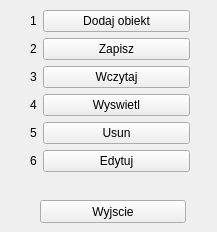
<?xml version="1.0" encoding="UTF-8"?>
<ui version="4.0">
 <class>tablet3Class</class>
 <widget class="QWidget" name="tablet3Class">
  <property name="geometry">
   <rect>
    <x>0</x>
    <y>0</y>
    <width>217</width>
    <height>232</height>
   </rect>
  </property>
  <property name="windowTitle">
   <string>Form</string>
  </property>
  <widget class="QWidget" name="formLayoutWidget">
   <property name="geometry">
    <rect>
     <x>30</x>
     <y>10</y>
     <width>160</width>
     <height>171</height>
    </rect>
   </property>
   <layout class="QFormLayout" name="formLayout">
    <item row="0" column="1">
     <widget class="QPushButton" name="opcja1">
      <property name="text">
       <string>Dodaj obiekt</string>
      </property>
     </widget>
    </item>
    <item row="1" column="1">
     <widget class="QPushButton" name="opcja2">
      <property name="text">
       <string>Zapisz</string>
      </property>
     </widget>
    </item>
    <item row="2" column="1">
     <widget class="QPushButton" name="opcja3">
      <property name="text">
       <string>Wczytaj</string>
      </property>
     </widget>
    </item>
    <item row="3" column="1">
     <widget class="QPushButton" name="opcja4">
      <property name="text">
       <string>Wyswietl</string>
      </property>
     </widget>
    </item>
    <item row="4" column="1">
     <widget class="QPushButton" name="opcja5">
      <property name="text">
       <string>Usun</string>
      </property>
     </widget>
    </item>
    <item row="5" column="1">
     <widget class="QPushButton" name="opcja6">
      <property name="text">
       <string>Edytuj</string>
      </property>
     </widget>
    </item>
    <item row="0" column="0">
     <widget class="QLabel" name="label">
      <property name="text">
       <string>1</string>
      </property>
     </widget>
    </item>
    <item row="1" column="0">
     <widget class="QLabel" name="label_2">
      <property name="text">
       <string>2</string>
      </property>
     </widget>
    </item>
    <item row="2" column="0">
     <widget class="QLabel" name="label_3">
      <property name="text">
       <string>3</string>
      </property>
     </widget>
    </item>
    <item row="3" column="0">
     <widget class="QLabel" name="label_4">
      <property name="text">
       <string>4</string>
      </property>
     </widget>
    </item>
    <item row="4" column="0">
     <widget class="QLabel" name="label_5">
      <property name="text">
       <string>5</string>
      </property>
     </widget>
    </item>
    <item row="5" column="0">
     <widget class="QLabel" name="label_6">
      <property name="text">
       <string>6</string>
      </property>
     </widget>
    </item>
   </layout>
  </widget>
  <widget class="QPushButton" name="wyjscie">
   <property name="geometry">
    <rect>
     <x>40</x>
     <y>200</y>
     <width>146</width>
     <height>23</height>
    </rect>
   </property>
   <property name="text">
    <string>Wyjscie</string>
   </property>
  </widget>
 </widget>
 <resources/>
 <connections>
  <connection>
   <sender>opcja1</sender>
   <signal>clicked()</signal>
   <receiver>tablet3Class</receiver>
   <slot>funkcja1()</slot>
   <hints>
    <hint type="sourcelabel">
     <x>67</x>
     <y>31</y>
    </hint>
    <hint type="destinationlabel">
     <x>386</x>
     <y>33</y>
    </hint>
   </hints>
  </connection>
  <connection>
   <sender>wyjscie</sender>
   <signal>clicked()</signal>
   <receiver>tablet3Class</receiver>
   <slot>close()</slot>
   <hints>
    <hint type="sourcelabel">
     <x>337</x>
     <y>231</y>
    </hint>
    <hint type="destinationlabel">
     <x>291</x>
     <y>127</y>
    </hint>
   </hints>
  </connection>
  <connection>
   <sender>opcja4</sender>
   <signal>clicked()</signal>
   <receiver>tablet3Class</receiver>
   <slot>funkcja4()</slot>
   <hints>
    <hint type="sourcelabel">
     <x>67</x>
     <y>151</y>
    </hint>
    <hint type="destinationlabel">
     <x>193</x>
     <y>127</y>
    </hint>
   </hints>
  </connection>
  <connection>
   <sender>opcja5</sender>
   <signal>clicked()</signal>
   <receiver>tablet3Class</receiver>
   <slot>funkcja5()</slot>
   <hints>
    <hint type="sourcelabel">
     <x>67</x>
     <y>191</y>
    </hint>
    <hint type="destinationlabel">
     <x>193</x>
     <y>127</y>
    </hint>
   </hints>
  </connection>
  <connection>
   <sender>opcja2</sender>
   <signal>clicked()</signal>
   <receiver>tablet3Class</receiver>
   <slot>funkcja2()</slot>
   <hints>
    <hint type="sourcelabel">
     <x>67</x>
     <y>71</y>
    </hint>
    <hint type="destinationlabel">
     <x>193</x>
     <y>104</y>
    </hint>
   </hints>
  </connection>
  <connection>
   <sender>opcja3</sender>
   <signal>clicked()</signal>
   <receiver>tablet3Class</receiver>
   <slot>funkcja3()</slot>
   <hints>
    <hint type="sourcelabel">
     <x>67</x>
     <y>111</y>
    </hint>
    <hint type="destinationlabel">
     <x>193</x>
     <y>104</y>
    </hint>
   </hints>
  </connection>
  <connection>
   <sender>opcja6</sender>
   <signal>clicked()</signal>
   <receiver>tablet3Class</receiver>
   <slot>funkcja6()</slot>
   <hints>
    <hint type="sourcelabel">
     <x>67</x>
     <y>221</y>
    </hint>
    <hint type="destinationlabel">
     <x>193</x>
     <y>122</y>
    </hint>
   </hints>
  </connection>
 </connections>
 <slots>
  <slot>funkcja1()</slot>
  <slot>funkcja4()</slot>
  <slot>funkcja5()</slot>
  <slot>funkcja2()</slot>
  <slot>funkcja3()</slot>
  <slot>funkcja6()</slot>
 </slots>
</ui>
